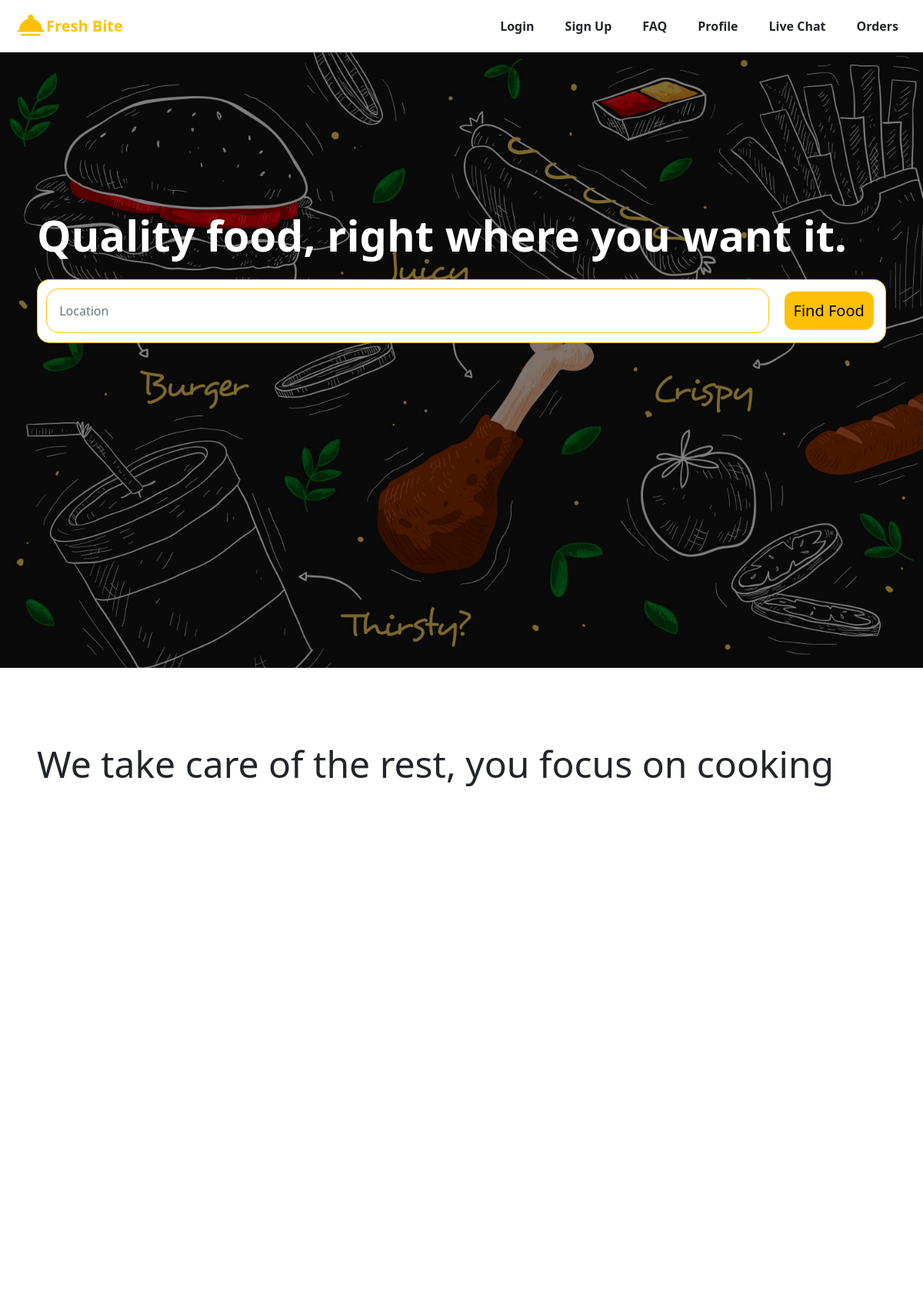
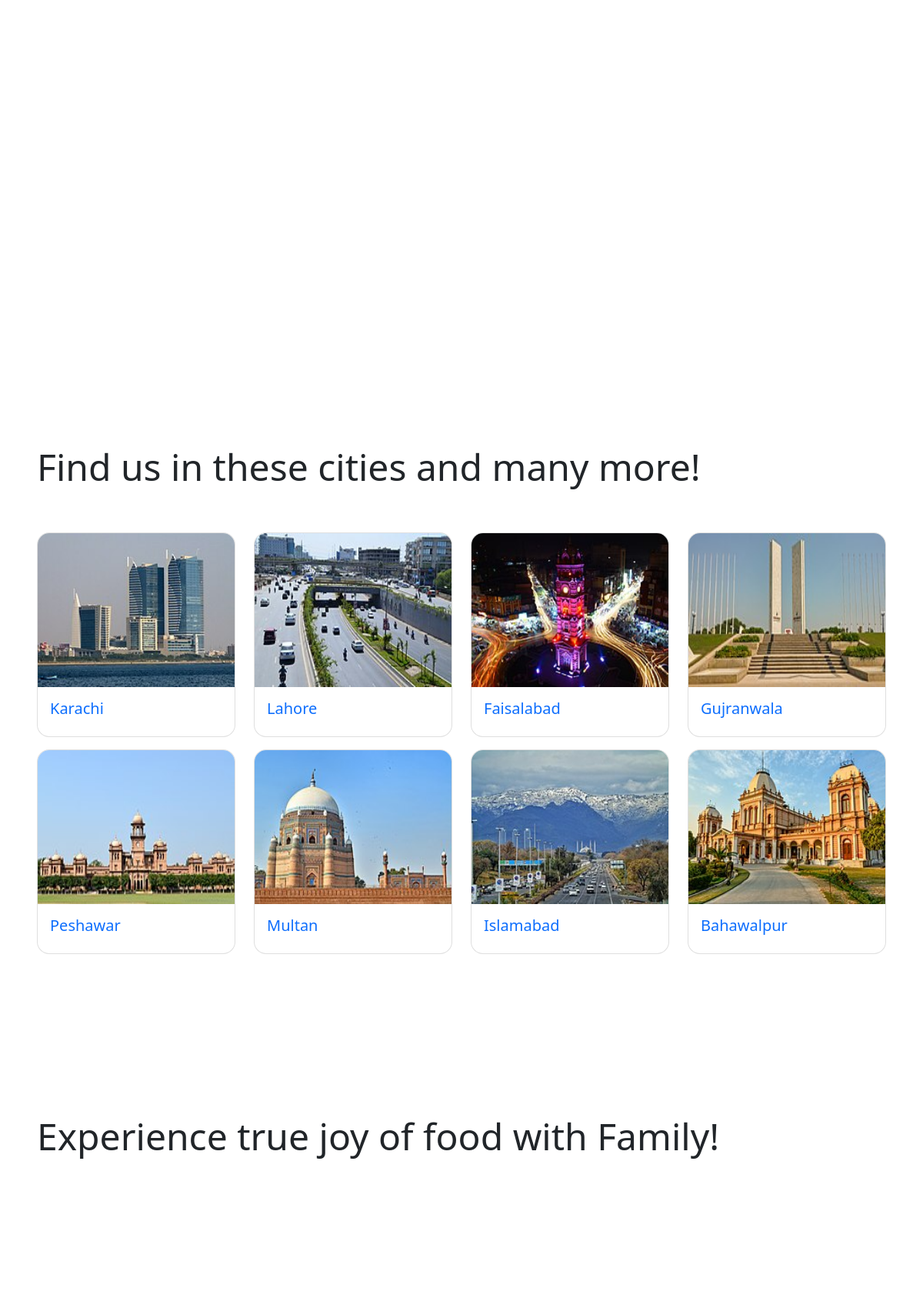
The page / (upper part) on the database its author committed (2 pictures, top to bottom).
### landingapp/models.py (models this page shows, shortened)
class CoveredCity(models.Model):
    name = models.CharField(max_length=100, null=True, blank=True)
    city_image = models.ImageField(upload_to='city_images/', null=True, blank=True)
    wiki_link = models.URLField(null=True, blank=True)
    class Meta:
        verbose_name = 'Covered City'
        verbose_name_plural = 'Covered Cities'

### landingapp/views.py (the view)
# urls.py: path('', views.landing_page, name='landing_page'),
def landing_page(request):
    covered_cities: CoveredCity = CoveredCity.objects.all()[:10]
    context = {
        "covered_cities": covered_cities
    }
    return render(request, 'landing/landing.html', context)

### templates/landing/landing.html (shortened to what this page needs)
{% extends 'base.html' %}
{% load static %}
{% block content %}
    <div class="container1">
        <form class="position-absolute top-0 mt-lg-5 p-lg-5 p-sm-4 mt-sm-0 search-form d-flex flex-column gap-3">
            <div>
                <h1 class=" display-4 fw-bolder text-white">Quality food, right where you want it.</h1>
            </div>
            <div style="border-radius: 1rem;padding: .7rem" class="d-flex gap-3 bg-white border border-warning">
                <input type="text" placeholder="Location" class="form-control rounded-elem p-3 border border-warning"/>
                <a href="{% url 'user:nearby_restaurants' %}" type="submit" class="btn btn-warning d-flex align-items-center">
                    <div class="text-nowrap fs-5">Find Food</div>
                </a>
            </div>
        </form>
        <img class="img-fluid main-img" src="{% static 'images/restaurant-mural-wallpaper.jpg' %}" alt="background">
    </div>
    <div class="mt-5 pt-5">
        <div class="">
            <h2 class="display-5 ms-5">We take care of the rest, you focus on cooking</h2>
        </div>
    </div>
    <div class=" py-5">
        <div>
            <h2 class="display-5 mx-5">Find us in these cities and many more!</h2>
        </div>
        <div class="p-5 row ">
            {% for city in covered_cities %}
                <div class="col-lg-3 col-md-4 col-sm-12 mb-3">
                    <a href="{{ city.wiki_link }}" class="card " style="border-radius: 1rem;overflow: clip; text-decoration: none;" >
                        <img class="card-img-top"
                             src="{{ city.city_image.url }}"
                             height="200px"
                             width="100px"
                             alt="Card image cap">
                        <div class="card-body  ">
                            <h5 class="card-title">{{ city.name }}</h5>
                        </div>
                    </a>
                </div>
            {% endfor %}
        </div>
    </div>
    <div class="mt-5 pt-5">
        <div class="bg">
            <h2 class="display-5 ms-5">Experience true joy of food with Family!</h2>
        </div>
    </div>
{% endblock %}

### templates/landing/landing.html (style rules this page uses)
.container1 { position: relative; background: aqua; }
.search-form { left: 50%; transform: translate(-50%, 40%); width: 100%; z-index: 10; }
.main-img { filter: brightness(50%); }
input.form-control { transition: all 250ms; }

### rows shown on the page
CoveredCity: city_image (picture), name "Karachi"
CoveredCity: city_image (picture), name "Lahore"
CoveredCity: city_image (picture), name "Faisalabad"
CoveredCity: city_image (picture), name "Gujranwala"
CoveredCity: city_image (picture), name "Peshawar"
CoveredCity: city_image (picture), name "Multan"
CoveredCity: city_image (picture), name "Islamabad"
CoveredCity: city_image (picture), name "Bahawalpur"
